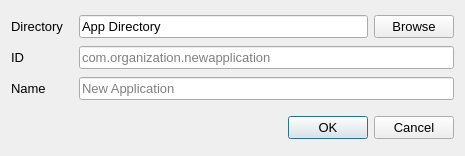
<?xml version="1.0" encoding="UTF-8"?>
<ui version="4.0">
 <class>newApplicationDialog</class>
 <widget class="QDialog" name="newApplicationDialog">
  <property name="geometry">
   <rect>
    <x>0</x>
    <y>0</y>
    <width>465</width>
    <height>156</height>
   </rect>
  </property>
  <property name="font">
   <font>
    <pointsize>10</pointsize>
   </font>
  </property>
  <property name="windowTitle">
   <string>New Application</string>
  </property>
  <property name="modal">
   <bool>true</bool>
  </property>
  <layout class="QGridLayout" name="gridLayout_2">
   <property name="verticalSpacing">
    <number>12</number>
   </property>
   <item row="0" column="0">
    <layout class="QGridLayout" name="gridLayout">
     <property name="horizontalSpacing">
      <number>16</number>
     </property>
     <property name="verticalSpacing">
      <number>8</number>
     </property>
     <item row="0" column="0">
      <widget class="QLabel" name="labelDirectory">
       <property name="text">
        <string>Directory</string>
       </property>
      </widget>
     </item>
     <item row="0" column="1">
      <layout class="QHBoxLayout" name="horizontalLayout" stretch="0,0">
       <property name="spacing">
        <number>6</number>
       </property>
       <property name="sizeConstraint">
        <enum>QLayout::SetMinimumSize</enum>
       </property>
       <item>
        <widget class="QLineEdit" name="directory">
         <property name="text">
          <string>App Directory</string>
         </property>
         <property name="readOnly">
          <bool>true</bool>
         </property>
        </widget>
       </item>
       <item>
        <widget class="QPushButton" name="browse">
         <property name="text">
          <string>Browse</string>
         </property>
        </widget>
       </item>
      </layout>
     </item>
     <item row="1" column="0">
      <widget class="QLabel" name="labelId">
       <property name="text">
        <string>ID</string>
       </property>
      </widget>
     </item>
     <item row="1" column="1">
      <widget class="QLineEdit" name="id">
       <property name="placeholderText">
        <string>com.organization.newapplication</string>
       </property>
      </widget>
     </item>
     <item row="2" column="0">
      <widget class="QLabel" name="labelName">
       <property name="text">
        <string>Name</string>
       </property>
      </widget>
     </item>
     <item row="2" column="1">
      <widget class="QLineEdit" name="name">
       <property name="placeholderText">
        <string>New Application</string>
       </property>
      </widget>
     </item>
    </layout>
   </item>
   <item row="1" column="0">
    <widget class="QDialogButtonBox" name="buttonBox">
     <property name="orientation">
      <enum>Qt::Horizontal</enum>
     </property>
     <property name="standardButtons">
      <set>QDialogButtonBox::Cancel|QDialogButtonBox::Ok</set>
     </property>
    </widget>
   </item>
  </layout>
 </widget>
 <tabstops>
  <tabstop>directory</tabstop>
  <tabstop>browse</tabstop>
  <tabstop>id</tabstop>
  <tabstop>name</tabstop>
  <tabstop>buttonBox</tabstop>
 </tabstops>
 <resources/>
 <connections>
  <connection>
   <sender>buttonBox</sender>
   <signal>accepted()</signal>
   <receiver>newApplicationDialog</receiver>
   <slot>accept()</slot>
   <hints>
    <hint type="sourcelabel">
     <x>248</x>
     <y>254</y>
    </hint>
    <hint type="destinationlabel">
     <x>157</x>
     <y>274</y>
    </hint>
   </hints>
  </connection>
  <connection>
   <sender>buttonBox</sender>
   <signal>rejected()</signal>
   <receiver>newApplicationDialog</receiver>
   <slot>reject()</slot>
   <hints>
    <hint type="sourcelabel">
     <x>316</x>
     <y>260</y>
    </hint>
    <hint type="destinationlabel">
     <x>286</x>
     <y>274</y>
    </hint>
   </hints>
  </connection>
 </connections>
</ui>
